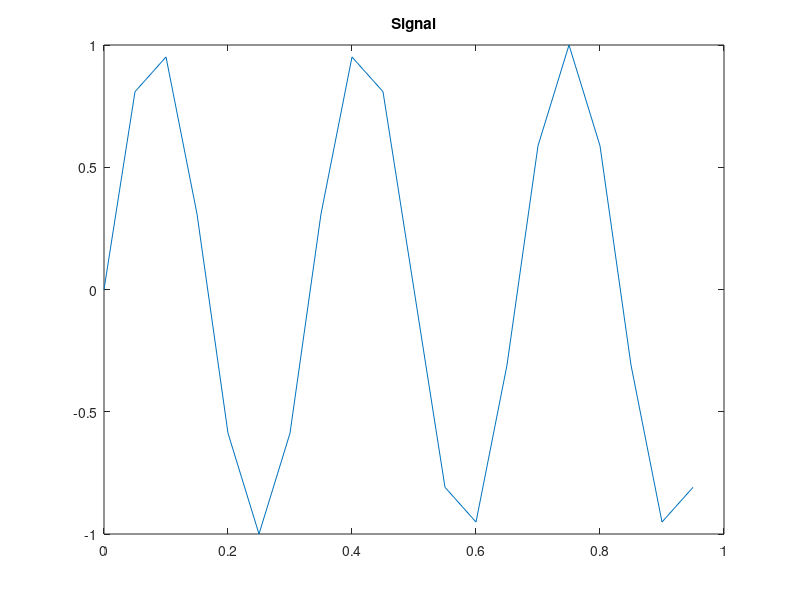

Write MATLAB code to recreate this figure. (Note: this script raises an error after producing the figure.)
clc; close all, clear all
% prepare input signaL with known frequency 
%duration [s]
T=1;
% sample rate [Hz] 
Fs = 20;
% samples
n = T*Fs;
%samples vector
t = 0 : 1/Fs : T  - 1/Fs;
%Frequency [Hz]
Fn = 3;
%Signal
input = sin(Fn*2*pi*t);
figure;plot(t,input); title('Signal');

%n = length(input);
n2 = n*2;

% Hamming window
%windowed_input =  hamming(n)'.*input

% % FFT
% output = fft(windowed_input);
% fft_otput = zeros(1,n2);
% fft_output(1:2:n2) = real(output);
% fft_output(2:2:n2) = imag(output);
% fft_output'

% periodogram
hper = spectrum.periodogram('hamming');
pd = psd(hper,input,'Fs', Fs, 'NFFT', n);
pdData = pd.Data;
pdFreqs = pd.Frequencies;

% exclude zero frequency component (DC)
[nonzeros,~] = find(pdFreqs>0);
pdData = pdData(nonzeros);
pdFreqs = pdFreqs(nonzeros);

% maximum amplitude and frequency at maximum amplitude
[maxAmp, maxI] = max(pdData)
argmaxAmp = pdFreqs(maxI)

